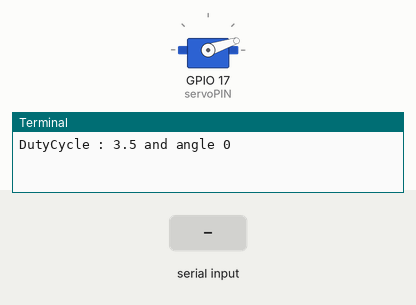
A program run on a simulated Raspberry Pi (BCM pin numbers). On the bench: servo, the last lines printed to the terminal. Inputs (shaded band) come from the test bench. Servo angles are drawn from the pulse width (0.5 ms = 0°, 2.5 ms = 180°).

Above: at 1.2 s.
1.3 s: "1" typed at the terminal, then Enter
At 2.5 s:
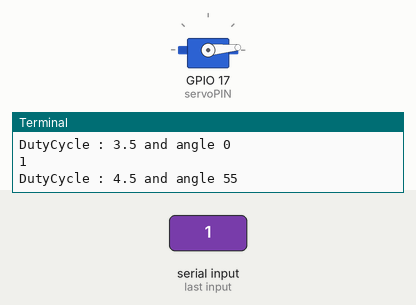
2.8 s: "0" typed at the terminal, then Enter
At 3.8 s:
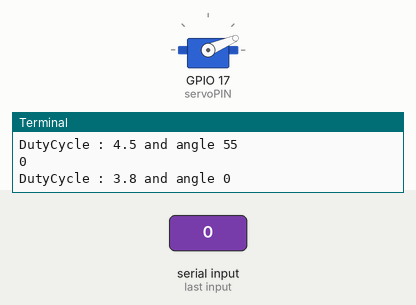
4.3 s: "2" typed at the terminal, then Enter
At 4.9 s:
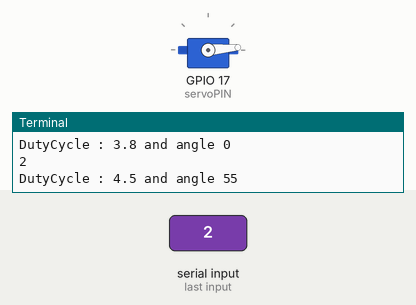
Timing chart, 0 to 7.3 s (numbered marks = the images above; inputs shaded):
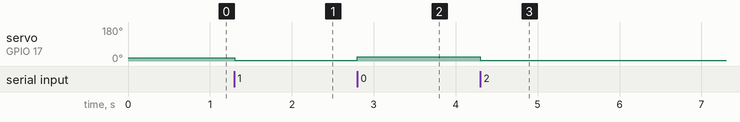

The program:

version23.py
```python
import RPi.GPIO as GPIO
import time

servoPIN = 17
GPIO.setmode(GPIO.BCM)
GPIO.setup(servoPIN, GPIO.OUT)

p = GPIO.PWM(servoPIN, 50) # GPIO 17 for PWM with 50Hz
p.start(3.5) # Initialization
print("DutyCycle : 3.5 and angle 0")
try:
  while True:

    x = input("")
    p.ChangeDutyCycle(2.8)
    print("DutyCycle : 4.5 and angle 55")
   # time.sleep(0.5)

    x = input("")
    p.ChangeDutyCycle(3.8)
    print("DutyCycle : 3.8 and angle 0")
    #time.sleep(0.5)


except KeyboardInterrupt:
  p.stop()
  GPIO.cleanup()
```

Measured:
- after the input at 1.3 s, servo on GPIO 17 (servoPIN): 18° → 5° at once
- after the input at 2.8 s, servo on GPIO 17 (servoPIN): 5° → 23° at once
- after the input at 4.3 s, servo on GPIO 17 (servoPIN): 23° → 5° at once
